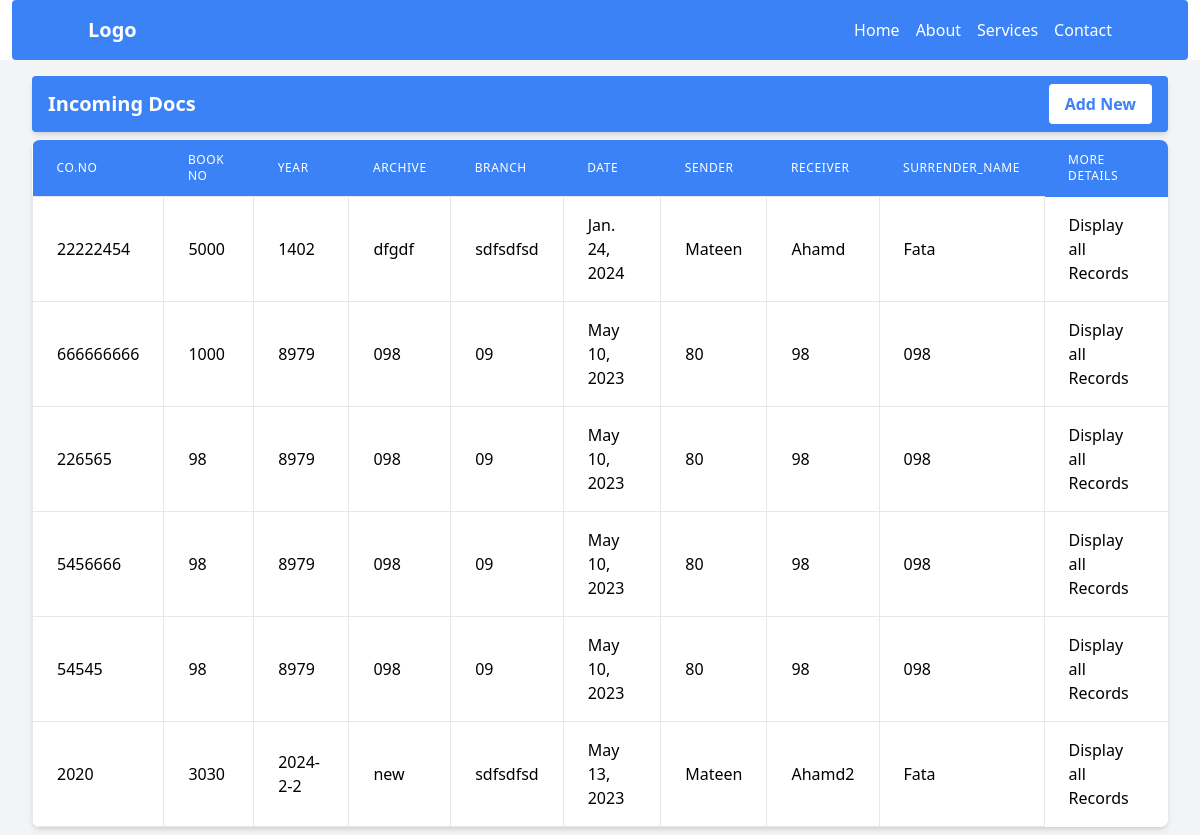
The page /records/incomingDoc/ on the database as committed earlier.
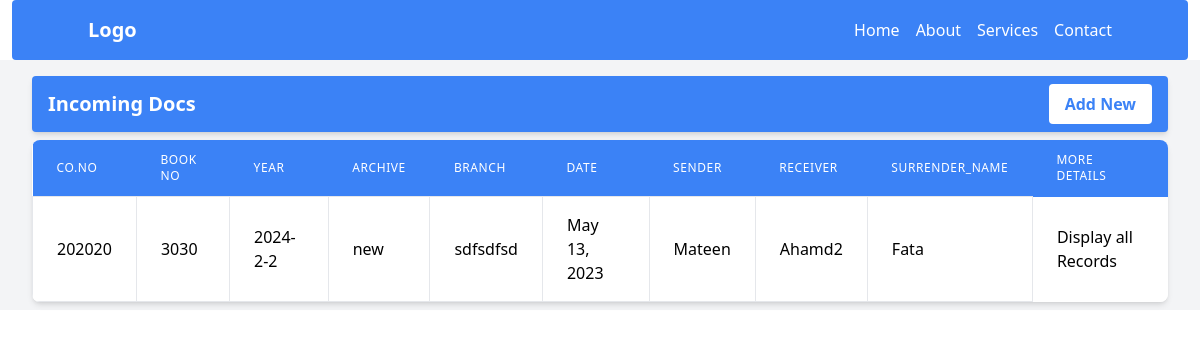
The same page on the database as committed later.
### records/models.py (models this page shows, shortened)
class IncomingDoc(models.Model):
    continuos_number = models.IntegerField(unique=True)
    book_no = models.IntegerField()
    page_no = models.IntegerField()
    year    = models.CharField(max_length=20, null=True, blank=True)
    archive = models.CharField(max_length=200, null=True, blank=True)
    branch  = models.CharField(max_length=200, null=True, blank=True)
    date = models.DateField(null=True, blank= True)
    sender = models.CharField(max_length=200)
    receiver = models.CharField(max_length=200)
    number = models.IntegerField()
    Surrender_name =models.CharField(max_length=200)
    Surrender_date = models.DateField()
    register_number = models.IntegerField()
    image = models.ImageField(upload_to="records/incomingdocs/images", null=True, blank=True)
    remarks = models.TextField()

### records/views.py (the view)
# urls.py: path('incomingDoc/', views.incomingDoc, name='incomingDoc'),
def incomingDoc(request):
    incomingDocs = IncomingDoc.objects.all()
    return render (request, 'records/incomingDocs.html', {
        'incomingDocs': incomingDocs,
        })

### records/templates/records/incomingDocs.html (shortened to what this page needs)
{% extends 'base.html' %}
{% load static %}
{% block content %}
    <div class=" bg-gray-100 flex flex-col items-start justify-center py-2 px-8">
        <div class="p-4 py-2  my-2 rounded text-white bg-blue-500 flex justify-between items-center shadow-md overflow-hidden w-full">
            <h4 class="text-xl font-bold">Incoming Docs</h4>
            <a href="{% url 'records:addIncomingDoc' %}">
                <button class="bg-white text-blue-500 hover:text-white hover:bg-blue-700 font-bold px-4 py-2 rounded">Add New</button>
            </a>
        </div>
        <div class="bg-white shadow-md rounded-lg overflow-hidden w-full">
            <table class="min-w-full">
                <thead>
                    <tr>
                        <th class="px-6 py-3 bg-blue-500 text-left text-xs leading-4 font-medium text-white  uppercase tracking-wider">Co.No</th>
                        <th class="px-6 py-3 bg-blue-500 text-left text-xs leading-4 font-medium text-white uppercase tracking-wider">Book No</th>
                        <th class="px-6 py-3 bg-blue-500 text-left text-xs leading-4 font-medium text-white uppercase tracking-wider">Year</th>
                        <th class="px-6 py-3 bg-blue-500 text-left text-xs leading-4 font-medium text-white uppercase tracking-wider">Archive</th>
                        <th class="px-6 py-3 bg-blue-500 text-left text-xs leading-4 font-medium text-white uppercase tracking-wider">Branch</th>
                        <th class="px-6 py-3 bg-blue-500 text-left text-xs leading-4 font-medium text-white uppercase tracking-wider">Date</th>
                        <th class="px-6 py-3 bg-blue-500 text-left text-xs leading-4 font-medium text-white uppercase tracking-wider">Sender</th>
                        <th class="px-6 py-3 bg-blue-500 text-left text-xs leading-4 font-medium text-white uppercase tracking-wider">Receiver</th>
                        <th class="px-6 py-3 bg-blue-500 text-left text-xs leading-4 font-medium text-white uppercase tracking-wider">Surrender_name</th>
                        <th class="px-6 py-3 bg-blue-500 text-left text-xs leading-4 font-medium text-white uppercase tracking-wider">More Details</th>
                    </tr>
                </thead>
                <tbody class="bg-white divide-y divide-gray-200">
                    {% for incomingDoc in incomingDocs %}
                            <tr class="hover:bg-blue-50">
                                <td class="px-6 py-4 whitespace-no-wrap border">{{incomingDoc.continuos_number}}</td>
                                <td class="px-6 py-4 whitespace-no-wrap border">{{incomingDoc.book_no}}</td>
                                <td class="px-6 py-4 whitespace-no-wrap border">{{incomingDoc.year}}</td>
                                <td class="px-6 py-4 whitespace-no-wrap border">{{incomingDoc.archive}}</td>
                                <td class="px-6 py-4 whitespace-no-wrap border">{{incomingDoc.branch}}</td>
                                <td class="px-6 py-4 whitespace-no-wrap border">{{incomingDoc.date}}</td>
                                <td class="px-6 py-4 whitespace-no-wrap border">{{incomingDoc.sender}}</td>
                                <td class="px-6 py-4 whitespace-no-wrap border">{{incomingDoc.receiver}}</td>
                                <td class="px-6 py-4 whitespace-no-wrap border">{{incomingDoc.Surrender_name}}</td>
                                <td class="px-6 py-4 whitespace-no-wrap borde ">
                                    <a href="{% url 'records:IncomingDocDetails' incomingDoc.id %}">
                                    Display all Records
                                    </a>
                                </td>
                            </tr>
                    {% endfor %}
                </tbody>
            </table>
        </div>
    </div>
{% endblock %}

Rows that differ between the two databases and show on the page:
removed IncomingDoc: continuos_number "22222454", book_no "5000", year "1402", archive "dfgdf", branch "sdfsdfsd", date "Jan. 24, 2024", sender "Mateen", receiver "Ahamd", Surrender_name "Fata"
removed IncomingDoc: continuos_number "666666666", book_no "1000", year "8979", archive "098", branch "09", date "May 10, 2023", sender "80", receiver "98", Surrender_name "098"
removed IncomingDoc: continuos_number "226565", book_no "98", year "8979", archive "098", branch "09", date "May 10, 2023", sender "80", receiver "98", Surrender_name "098"
removed IncomingDoc: continuos_number "5456666", book_no "98", year "8979", archive "098", branch "09", date "May 10, 2023", sender "80", receiver "98", Surrender_name "098"
removed IncomingDoc: continuos_number "54545", book_no "98", year "8979", archive "098", branch "09", date "May 10, 2023", sender "80", receiver "98", Surrender_name "098"
changed IncomingDoc "new": continuos_number "2020" → "202020"
